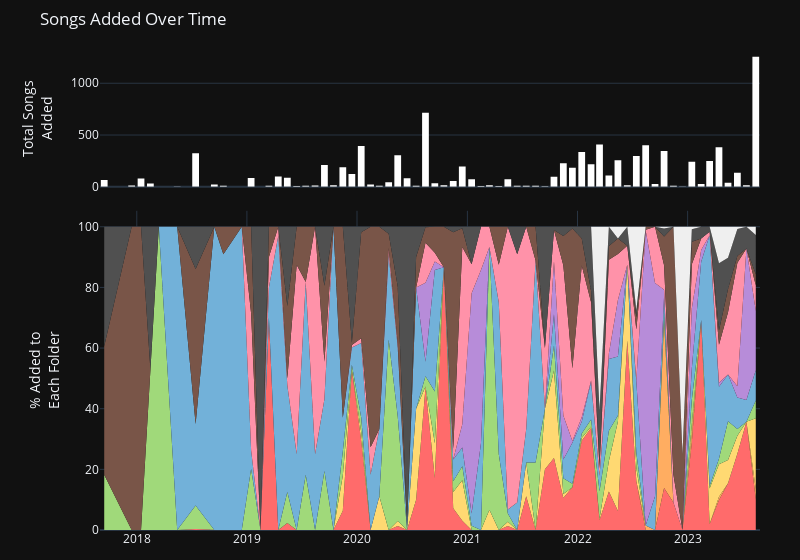

This figure's notebook cell:
### Code cell
# Show songs added over time by folder color
f.make_folder_stacked_timeline(df)
